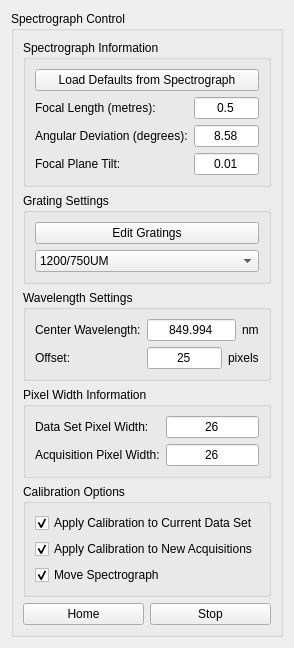
           <widget class="QWidget" name="page_3">
            <property name="geometry">
             <rect>
              <x>0</x>
              <y>0</y>
              <width>294</width>
              <height>638</height>
             </rect>
            </property>
            <attribute name="label">
             <string>▼ Acton Settings (Spectrograph)</string>
            </attribute>
            <layout class="QVBoxLayout" name="verticalLayout_12">
             <item>
              <widget class="QGroupBox" name="motorGroup">
               <property name="title">
                <string>Spectrograph Control</string>
               </property>
               <layout class="QVBoxLayout" name="verticalLayout_4">
                <item>
                 <widget class="QGroupBox" name="spectrographInfoGroup">
                  <property name="title">
                   <string>Spectrograph Information</string>
                  </property>
                  <layout class="QVBoxLayout" name="verticalLayout_5">
                   <item>
                    <widget class="QPushButton" name="loadDefaultsButton">
                     <property name="text">
                      <string>Load Defaults from Spectrograph</string>
                     </property>
                    </widget>
                   </item>
                   <item>
                    <layout class="QFormLayout" name="specInfoLayout">
                     <item row="0" column="0">
                      <widget class="QLabel" name="focalLengthLabel">
                       <property name="text">
                        <string>Focal Length (metres):</string>
                       </property>
                      </widget>
                     </item>
                     <item row="0" column="1">
                      <widget class="QLineEdit" name="focalLengthEdit">
                       <property name="sizePolicy">
                        <sizepolicy hsizetype="Preferred" vsizetype="Fixed">
                         <horstretch>0</horstretch>
                         <verstretch>0</verstretch>
                        </sizepolicy>
                       </property>
                       <property name="text">
                        <string>0.5</string>
                       </property>
                       <property name="alignment">
                        <set>Qt::AlignCenter</set>
                       </property>
                       <property name="readOnly">
                        <bool>true</bool>
                       </property>
                      </widget>
                     </item>
                     <item row="1" column="0">
                      <widget class="QLabel" name="angularDevLabel">
                       <property name="text">
                        <string>Angular Deviation (degrees):</string>
                       </property>
                      </widget>
                     </item>
                     <item row="1" column="1">
                      <widget class="QLineEdit" name="angularDevEdit">
                       <property name="sizePolicy">
                        <sizepolicy hsizetype="Preferred" vsizetype="Fixed">
                         <horstretch>0</horstretch>
                         <verstretch>0</verstretch>
                        </sizepolicy>
                       </property>
                       <property name="text">
                        <string>8.58</string>
                       </property>
                       <property name="alignment">
                        <set>Qt::AlignCenter</set>
                       </property>
                       <property name="readOnly">
                        <bool>true</bool>
                       </property>
                      </widget>
                     </item>
                     <item row="2" column="0">
                      <widget class="QLabel" name="focalTiltLabel">
                       <property name="text">
                        <string>Focal Plane Tilt:</string>
                       </property>
                      </widget>
                     </item>
                     <item row="2" column="1">
                      <widget class="QLineEdit" name="focalTiltEdit">
                       <property name="sizePolicy">
                        <sizepolicy hsizetype="Preferred" vsizetype="Fixed">
                         <horstretch>0</horstretch>
                         <verstretch>0</verstretch>
                        </sizepolicy>
                       </property>
                       <property name="text">
                        <string>0.01</string>
                       </property>
                       <property name="alignment">
                        <set>Qt::AlignCenter</set>
                       </property>
                       <property name="readOnly">
                        <bool>true</bool>
                       </property>
                      </widget>
                     </item>
                    </layout>
                   </item>
                  </layout>
                 </widget>
                </item>
                <item>
                 <widget class="QGroupBox" name="gratingGroup">
                  <property name="title">
                   <string>Grating Settings</string>
                  </property>
                  <layout class="QVBoxLayout" name="verticalLayout_6">
                   <item>
                    <widget class="QPushButton" name="editGratingsButton">
                     <property name="text">
                      <string>Edit Gratings</string>
                     </property>
                    </widget>
                   </item>
                   <item>
                    <widget class="QComboBox" name="gratingComboBox">
                     <item>
                      <property name="text">
                       <string>1200/750UM</string>
                      </property>
                     </item>
                     <item>
                      <property name="text">
                       <string>1200/1UM</string>
                      </property>
                     </item>
                     <item>
                      <property name="text">
                       <string>150/1</string>
                      </property>
                     </item>
                    </widget>
                   </item>
                  </layout>
                 </widget>
                </item>
                <item>
                 <widget class="QGroupBox" name="wavelengthGroup">
                  <property name="title">
                   <string>Wavelength Settings</string>
                  </property>
                  <layout class="QFormLayout" name="wavelengthLayout">
                   <item row="0" column="0">
                    <widget class="QLabel" name="centerWavelengthLabel">
                     <property name="text">
                      <string>Center Wavelength:</string>
                     </property>
                    </widget>
                   </item>
                   <item row="0" column="1">
                    <layout class="QHBoxLayout" name="horizontalLayout_4">
                     <item>
                      <widget class="QLineEdit" name="centerWavelengthEdit">
                       <property name="sizePolicy">
                        <sizepolicy hsizetype="Preferred" vsizetype="Fixed">
                         <horstretch>0</horstretch>
                         <verstretch>0</verstretch>
                        </sizepolicy>
                       </property>
                       <property name="text">
                        <string>849.994</string>
                       </property>
                       <property name="alignment">
                        <set>Qt::AlignCenter</set>
                       </property>
                      </widget>
                     </item>
                     <item>
                      <widget class="QLabel" name="label_6">
                       <property name="text">
                        <string>nm</string>
                       </property>
                      </widget>
                     </item>
                    </layout>
                   </item>
                   <item row="1" column="0">
                    <widget class="QLabel" name="offsetLabel">
                     <property name="text">
                      <string>Offset:</string>
                     </property>
                    </widget>
                   </item>
                   <item row="1" column="1">
                    <layout class="QHBoxLayout" name="horizontalLayout_5">
                     <item>
                      <widget class="QLineEdit" name="offsetEdit">
                       <property name="sizePolicy">
                        <sizepolicy hsizetype="Preferred" vsizetype="Fixed">
                         <horstretch>0</horstretch>
                         <verstretch>0</verstretch>
                        </sizepolicy>
                       </property>
                       <property name="text">
                        <string>25</string>
                       </property>
                       <property name="alignment">
                        <set>Qt::AlignCenter</set>
                       </property>
                      </widget>
                     </item>
                     <item>
                      <widget class="QLabel" name="label_7">
                       <property name="text">
                        <string>pixels</string>
                       </property>
                      </widget>
                     </item>
                    </layout>
                   </item>
                  </layout>
                 </widget>
                </item>
                <item>
                 <widget class="QGroupBox" name="pixelWidthGroup">
                  <property name="title">
                   <string>Pixel Width Information</string>
                  </property>
                  <layout class="QFormLayout" name="pixelWidthLayout">
                   <item row="0" column="0">
                    <widget class="QLabel" name="dataSetPixelLabel">
                     <property name="text">
                      <string>Data Set Pixel Width:</string>
                     </property>
                    </widget>
                   </item>
                   <item row="0" column="1">
                    <widget class="QLineEdit" name="dataSetPixelEdit">
                     <property name="sizePolicy">
                      <sizepolicy hsizetype="Preferred" vsizetype="Fixed">
                       <horstretch>0</horstretch>
                       <verstretch>0</verstretch>
                      </sizepolicy>
                     </property>
                     <property name="text">
                      <string>26</string>
                     </property>
                     <property name="alignment">
                      <set>Qt::AlignCenter</set>
                     </property>
                     <property name="readOnly">
                      <bool>false</bool>
                     </property>
                    </widget>
                   </item>
                   <item row="1" column="0">
                    <widget class="QLabel" name="acquisitionPixelLabel">
                     <property name="text">
                      <string>Acquisition Pixel Width:</string>
                     </property>
                    </widget>
                   </item>
                   <item row="1" column="1">
                    <widget class="QLineEdit" name="acquisitionPixelEdit">
                     <property name="sizePolicy">
                      <sizepolicy hsizetype="Preferred" vsizetype="Fixed">
                       <horstretch>0</horstretch>
                       <verstretch>0</verstretch>
                      </sizepolicy>
                     </property>
                     <property name="text">
                      <string>26</string>
                     </property>
                     <property name="alignment">
                      <set>Qt::AlignCenter</set>
                     </property>
                     <property name="readOnly">
                      <bool>false</bool>
                     </property>
                    </widget>
                   </item>
                  </layout>
                 </widget>
                </item>
                <item>
                 <widget class="QGroupBox" name="calibrationGroup">
                  <property name="title">
                   <string>Calibration Options</string>
                  </property>
                  <layout class="QVBoxLayout" name="verticalLayout_7">
                   <item>
                    <widget class="QCheckBox" name="applyCurrentCheckBox">
                     <property name="text">
                      <string>Apply Calibration to Current Data Set</string>
                     </property>
                     <property name="checked">
                      <bool>true</bool>
                     </property>
                    </widget>
                   </item>
                   <item>
                    <widget class="QCheckBox" name="applyNewCheckBox">
                     <property name="text">
                      <string>Apply Calibration to New Acquisitions</string>
                     </property>
                     <property name="checked">
                      <bool>true</bool>
                     </property>
                    </widget>
                   </item>
                   <item>
                    <widget class="QCheckBox" name="moveSpectrographCheckBox">
                     <property name="text">
                      <string>Move Spectrograph</string>
                     </property>
                     <property name="checked">
                      <bool>true</bool>
                     </property>
                    </widget>
                   </item>
                  </layout>
                 </widget>
                </item>
                <item>
                 <layout class="QHBoxLayout" name="horizontalLayout_3">
                  <item>
                   <widget class="QPushButton" name="homeButton">
                    <property name="text">
                     <string>Home</string>
                    </property>
                   </widget>
                  </item>
                  <item>
                   <widget class="QPushButton" name="stopButton">
                    <property name="text">
                     <string>Stop</string>
                    </property>
                   </widget>
                  </item>
                 </layout>
                </item>
               </layout>
              </widget>
             </item>
             <item>
              <spacer name="verticalSpacer_3">
               <property name="orientation">
                <enum>Qt::Vertical</enum>
               </property>
               <property name="sizeHint" stdset="0">
                <size>
                 <width>20</width>
                 <height>40</height>
                </size>
               </property>
              </spacer>
             </item>
            </layout>
           </widget>
